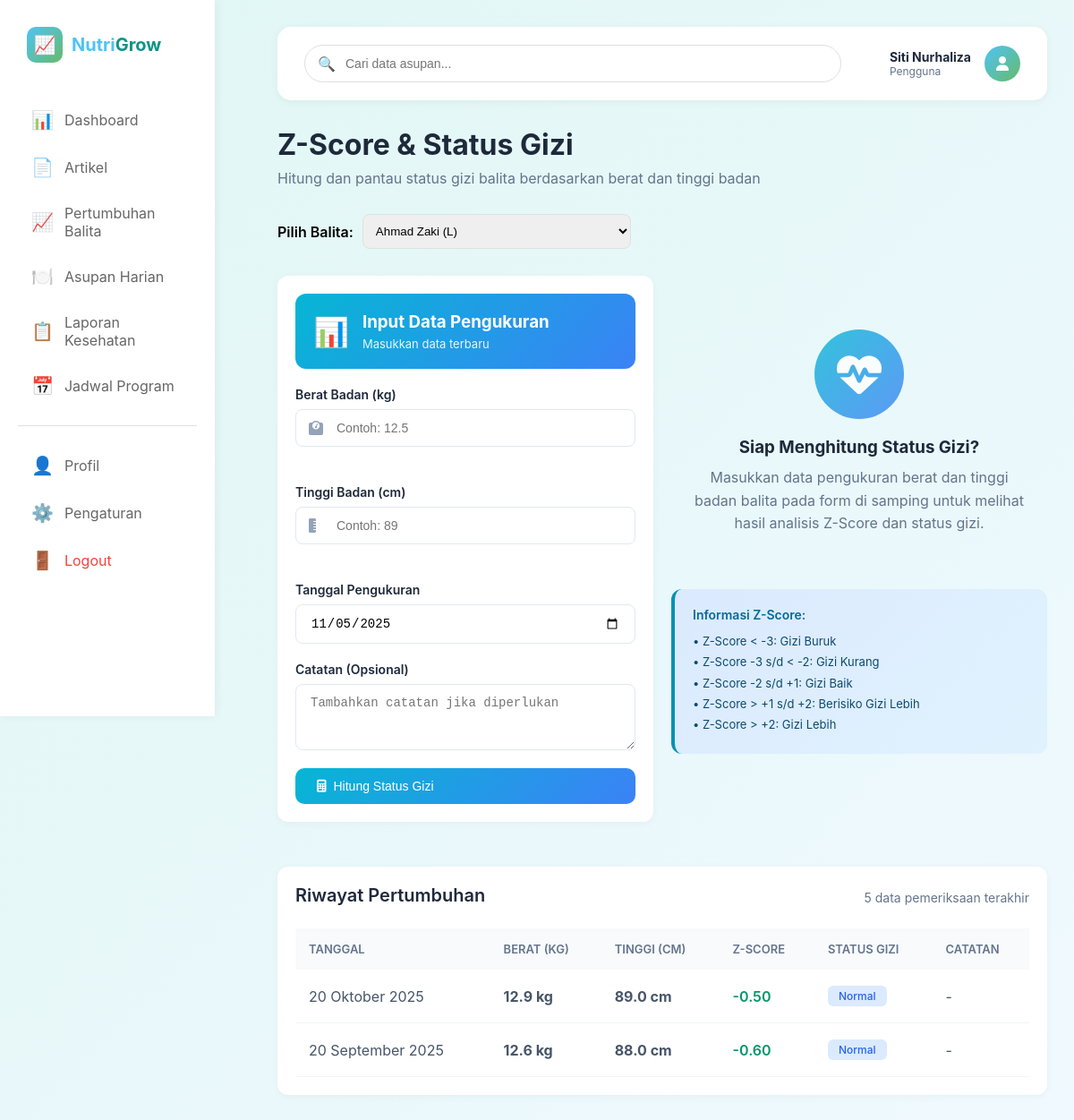
Page /status_gizi.php (signed in) on the committed database.
### tables this page shows
CREATE TABLE IF NOT EXISTS akun (
    id_akun INT AUTO_INCREMENT PRIMARY KEY,
    nama VARCHAR(100) NOT NULL,
    email VARCHAR(100) NOT NULL UNIQUE,
    password VARCHAR(255) NOT NULL,
    nomor_telepon VARCHAR(20),
    status_akun ENUM('aktif', 'nonaktif') DEFAULT 'aktif',
    tanggal_aktif TIMESTAMP DEFAULT CURRENT_TIMESTAMP,
    username VARCHAR(50) UNIQUE,
    created_at TIMESTAMP DEFAULT CURRENT_TIMESTAMP,
    updated_at TIMESTAMP DEFAULT CURRENT_TIMESTAMP ON UPDATE CURRENT_TIMESTAMP,
    INDEX idx_email (email),
    INDEX idx_username (username)
);

CREATE TABLE IF NOT EXISTS pertumbuhan (
    id_pertumbuhan INT AUTO_INCREMENT PRIMARY KEY,
    id_balita INT NOT NULL,
    id_akun INT NOT NULL,
    tanggal_pemeriksaan DATE NOT NULL,
    berat_badan DECIMAL(5,2) NOT NULL,
    tinggi_badan DECIMAL(5,2) NOT NULL,
    lingkar_kepala DECIMAL(5,2),
    status_gizi VARCHAR(50),
    zscore DECIMAL(5,2),
    catatan TEXT,
    created_at TIMESTAMP DEFAULT CURRENT_TIMESTAMP,
    FOREIGN KEY (id_balita) REFERENCES balita(id_balita) ON DELETE CASCADE,
    FOREIGN KEY (id_akun) REFERENCES akun(id_akun) ON DELETE CASCADE,
    INDEX idx_balita (id_balita),
    INDEX idx_tanggal (tanggal_pemeriksaan)
);

### config.php (called while the page is built, shortened)
<?php
function getUserRole($conn, $id_akun) {
    $stmt = $conn->prepare("SELECT 'admin' as role FROM admin WHERE id_akun = ?");
    $stmt->execute([$id_akun]);
    $stmt = $conn->prepare("SELECT 'tenaga_kesehatan' as role FROM tenaga_kesehatan WHERE id_akun = ?");
    $stmt->execute([$id_akun]);
    $stmt = $conn->prepare("SELECT 'pengguna' as role FROM pengguna WHERE id_akun = ?");
    $stmt->execute([$id_akun]);
    if ($stmt->fetch()) return 'pengguna';
    return 'pengguna';
}
function getUserInfo($conn, $id_akun) {
    $stmt = $conn->prepare("SELECT * FROM akun WHERE id_akun = ?");
    $stmt->execute([$id_akun]);
    $user = $stmt->fetch();
    if ($user) {
        $user['role'] = getUserRole($conn, $id_akun);
    }
    return $user;
}
?>

### auth.php (called while the page is built, shortened)
<?php
require_once 'config.php';
function formatTanggalIndo($tanggal) {
    $bulan = array(
        1 => 'Januari', 'Februari', 'Maret', 'April', 'Mei', 'Juni',
        'Juli', 'Agustus', 'September', 'Oktober', 'November', 'Desember'
    );
    $split = explode('-', $tanggal);
    return $split[2] . ' ' . $bulan[(int)$split[1]] . ' ' . $split[0];
}
?>

### status_gizi.php (the view, shortened to what this page needs)
<?php
require_once 'config.php';
require_once 'auth.php';
$conn = getConnection();
$id_akun = $_SESSION['id_akun'];
$user = getUserInfo($conn, $id_akun);
$mode = 'input';
$query_balita = "SELECT id_balita, nama_balita, tanggal_lahir, jenis_kelamin FROM balita WHERE id_akun = ? ORDER BY nama_balita ASC";
$stmt = $conn->prepare($query_balita);
$stmt->execute([$id_akun]);
$balita_list = $stmt->fetchAll();
$selected_balita_id = isset($_GET['id_balita']) ? $_GET['id_balita'] : ($balita_list[0]['id_balita'] ?? null);
$stmt = $conn->prepare("SELECT * FROM balita WHERE id_balita = ? AND id_akun = ?");
$stmt->execute([$selected_balita_id, $id_akun]);
$balita = $stmt->fetch();
$riwayat_pertumbuhan = [];
if ($selected_balita_id) {
    $query_riwayat = "SELECT * FROM pertumbuhan
                      WHERE id_balita = ?
                      ORDER BY tanggal_pemeriksaan DESC
                      LIMIT 5";
    $stmt = $conn->prepare($query_riwayat);
    $stmt->execute([$selected_balita_id]);
    $riwayat_pertumbuhan = $stmt->fetchAll();
}
?>
<!DOCTYPE html>
<html lang="id">
<head>
    <link rel="stylesheet" href="style.css">
    <link rel="stylesheet" href="https://cdnjs.cloudflare.com/ajax/libs/font-awesome/6.4.0/css/all.min.css">
</head>
<body>
    <div class="container">
        <?php include __DIR__ . '/partials/sidebar.php'; ?>
        <main class="main-content">
            <header class="header">
                <div class="search-box">
                    <span class="search-icon">🔍</span>
                    <input type="text" class="search-input" placeholder="Cari data asupan...">
                </div>
                <div class="user-info">
                    <div>
                        <h4><?php echo htmlspecialchars($user['nama']); ?></h4>
                        <p><?php echo ucfirst($user['role']); ?></p>
                    </div>
                    <div class="avatar"><i class="fas fa-user"></i></div>
                </div>
            </header>
            <div class="page-header">
                <h1>Z-Score & Status Gizi</h1>
                <p>Hitung dan pantau status gizi balita berdasarkan berat dan tinggi badan</p>
            </div>
            <div class="balita-selector" style="margin-bottom: 30px; margin-top: 15px;">
                <form action="" method="GET" style="display: flex; gap: 10px; align-items: center;">
                    <label for="id_balita" style="font-weight: 600;">Pilih Balita:</label>
                    <select name="id_balita" id="id_balita" class="form-select" style="flex: 1; max-width: 300px; padding: 10px; border-radius: 8px; border: 1px solid #e0e0e0;" onchange="this.form.submit()">
                        <?php foreach ($balita_list as $b): ?>
                            <option value="<?php echo $b['id_balita']; ?>" <?php echo ($b['id_balita'] == $selected_balita_id) ? 'selected' : ''; ?>>
                                <?php echo htmlspecialchars($b['nama_balita'] . ' (' . $b['jenis_kelamin'] . ')'); ?>
                            </option>
                        <?php endforeach; ?>
                    </select>
                </form>
            </div>
            <?php if ($mode == 'input'): ?>
            <div class="two-column">
                <div class="content-card">
                    <div style="background: linear-gradient(135deg, #06b6d4 0%, #3b82f6 100%); padding: 20px; border-radius: 12px; color: white; margin-bottom: 20px;">
                        <div style="display: flex; align-items: center; gap: 15px;">
                            <div style="font-size: 32px;">📊</div>
                            <div>
                                <h3 style="margin-bottom: 5px;">Input Data Pengukuran</h3>
                                <p style="font-size: 13px; opacity: 0.9;">Masukkan data terbaru</p>
                            </div>
                        </div>
                    </div>
                    <?php if (!$balita): ?>
                    <div style="text-align: center; padding: 40px 20px; color: #64748b;">
                        <i class="fas fa-baby" style="font-size: 48px; margin-bottom: 15px; opacity: 0.3;"></i>
                        <p>Belum ada data balita. Silakan tambahkan data balita terlebih dahulu.</p>
                        <button class="btn btn-primary" style="margin-top: 15px;" onclick="location.href='balita.php?action=add'">
                            <i class="fas fa-plus"></i> Tambah Data Balita
                        </button>
                    </div>
                    <?php else: ?>
                    <form method="POST" action="">
                        <div class="form-group">
                            <label class="form-label">Berat Badan (kg)</label>
                            <div class="input-icon">
                                <i class="fas fa-weight"></i>
                                <input type="number" step="0.01" min="0.1" max="100" name="berat_badan" class="form-input"
                                       placeholder="Contoh: 12.5" required
                                       oninput="validateInput(this, 0.1, 100, 'berat')"
                                       onkeypress="return isNumberKey(event)">
                            </div>
                            <div class="error-message" id="berat-error"></div>
                        </div>
                        <div class="form-group">
                            <label class="form-label">Tinggi Badan (cm)</label>
                            <div class="input-icon">
                                <i class="fas fa-ruler-vertical"></i>
                                <input type="number" step="0.01" min="20" max="200" name="tinggi_badan" class="form-input"
                                       placeholder="Contoh: 89" required
                                       oninput="validateInput(this, 20, 200, 'tinggi')"
                                       onkeypress="return isNumberKey(event)">
                            </div>
                            <div class="error-message" id="tinggi-error"></div>
                        </div>
                        <div class="form-group">
                            <label class="form-label">Tanggal Pengukuran</label>
                            <input type="date" name="tanggal_pemeriksaan" class="form-input"
                                   value="<?php echo date('Y-m-d'); ?>" required>
                        </div>
                        <div class="form-group">
                            <label class="form-label">Catatan (Opsional)</label>
                            <textarea name="catatan" class="form-input" rows="3"
                                      placeholder="Tambahkan catatan jika diperlukan"></textarea>
                        </div>
                        <button type="submit" class="btn btn-primary" style="width: 100%;">
                            <i class="fas fa-calculator"></i> Hitung Status Gizi
                        </button>
                    </form>
                    <?php endif; ?>
                </div>
                <div>
                    <div class="empty-placeholder">
                        <div class="empty-icon">
                            <i class="fas fa-heartbeat"></i>
                        </div>
                        <h3 style="color: #1e293b; margin-bottom: 10px;">Siap Menghitung Status Gizi?</h3>
                        <p style="color: #64748b; line-height: 1.6;">
                            Masukkan data pengukuran berat dan tinggi badan balita pada form
                            di samping untuk melihat hasil analisis Z-Score dan status gizi.
                        </p>
                    </div>
                    <div class="info-box">
                        <div class="info-title">Informasi Z-Score:</div>
                        <div class="info-list">
                            • Z-Score < -3: Gizi Buruk<br>
                            • Z-Score -3 s/d < -2: Gizi Kurang<br>
                            • Z-Score -2 s/d +1: Gizi Baik<br>
                            • Z-Score > +1 s/d +2: Berisiko Gizi Lebih<br>
                            • Z-Score > +2: Gizi Lebih
                        </div>
                    </div>
                </div>
            </div>
            <?php endif; ?>
            <?php if (count($riwayat_pertumbuhan) > 0): ?>
            <div class="content-card history-table">
                <div class="card-header">
                    <h2 class="card-title">Riwayat Pertumbuhan</h2>
                    <p class="card-subtitle">5 data pemeriksaan terakhir</p>
                </div>
                <table class="data-table">
                    <thead>
                        <tr>
                            <th>Tanggal</th>
                            <th>Berat (kg)</th>
                            <th>Tinggi (cm)</th>
                            <th>Z-Score</th>
                            <th>Status Gizi</th>
                            <th>Catatan</th>
                        </tr>
                    </thead>
                    <tbody>
                        <?php foreach ($riwayat_pertumbuhan as $row): ?>
                        <tr>
                            <td><?php echo formatTanggalIndo($row['tanggal_pemeriksaan']); ?></td>
                            <td><strong><?php echo number_format($row['berat_badan'], 1); ?> kg</strong></td>
                            <td><strong><?php echo number_format($row['tinggi_badan'], 1); ?> cm</strong></td>
                            <td>
                                <span style="font-weight: 600; color: <?php
                                    if ($row['zscore'] >= -2 && $row['zscore'] <= 1) echo '#059669';
                                    elseif ($row['zscore'] < -2) echo '#d97706';
                                    else echo '#dc2626';
                                ?>">
                                    <?php echo number_format($row['zscore'], 2); ?>
                                </span>
                            </td>
                            <td>
                                <span class="badge <?php
                                    if (strpos($row['status_gizi'], 'Baik') !== false || strpos($row['status_gizi'], 'Normal') !== false) echo 'badge-nutrisi';
                                    else echo 'badge-medium';
                                ?>">
                                    <?php echo $row['status_gizi']; ?>
                                </span>
                            </td>
                            <td><?php echo htmlspecialchars($row['catatan'] ?? '-'); ?></td>
                        </tr>
                        <?php endforeach; ?>
                    </tbody>
                </table>
            </div>
            <?php endif; ?>
        </main>
    </div>
</body>
</html>

### rows in the picture
akun: nama "Siti Nurhaliza"
pertumbuhan: tanggal_pemeriksaan "20 Oktober 2025", berat_badan "12.9", tinggi_badan "89.0", zscore "-0.50", status_gizi "Normal", catatan "-"
pertumbuhan: tanggal_pemeriksaan "20 September 2025", berat_badan "12.6", tinggi_badan "88.0", zscore "-0.60", status_gizi "Normal", catatan "-"

### other values in the picture
$user['role'] "Pengguna"
form field id_balita "Ahmad Zaki (L)"
